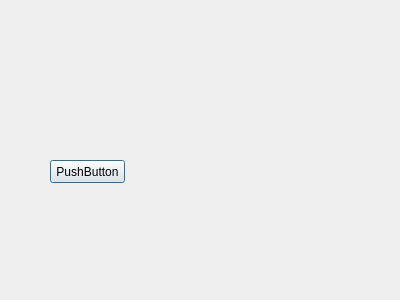
<?xml version="1.0" encoding="UTF-8"?>
<ui version="4.0">
 <class>Dialog</class>
 <widget class="QDialog" name="Dialog">
  <property name="geometry">
   <rect>
    <x>0</x>
    <y>0</y>
    <width>400</width>
    <height>300</height>
   </rect>
  </property>
  <property name="windowTitle">
   <string>Dialog</string>
  </property>
  <widget class="QPushButton" name="pushButton">
   <property name="geometry">
    <rect>
     <x>50</x>
     <y>160</y>
     <width>75</width>
     <height>23</height>
    </rect>
   </property>
   <property name="text">
    <string>PushButton</string>
   </property>
  </widget>
 </widget>
 <resources/>
 <connections/>
</ui>
